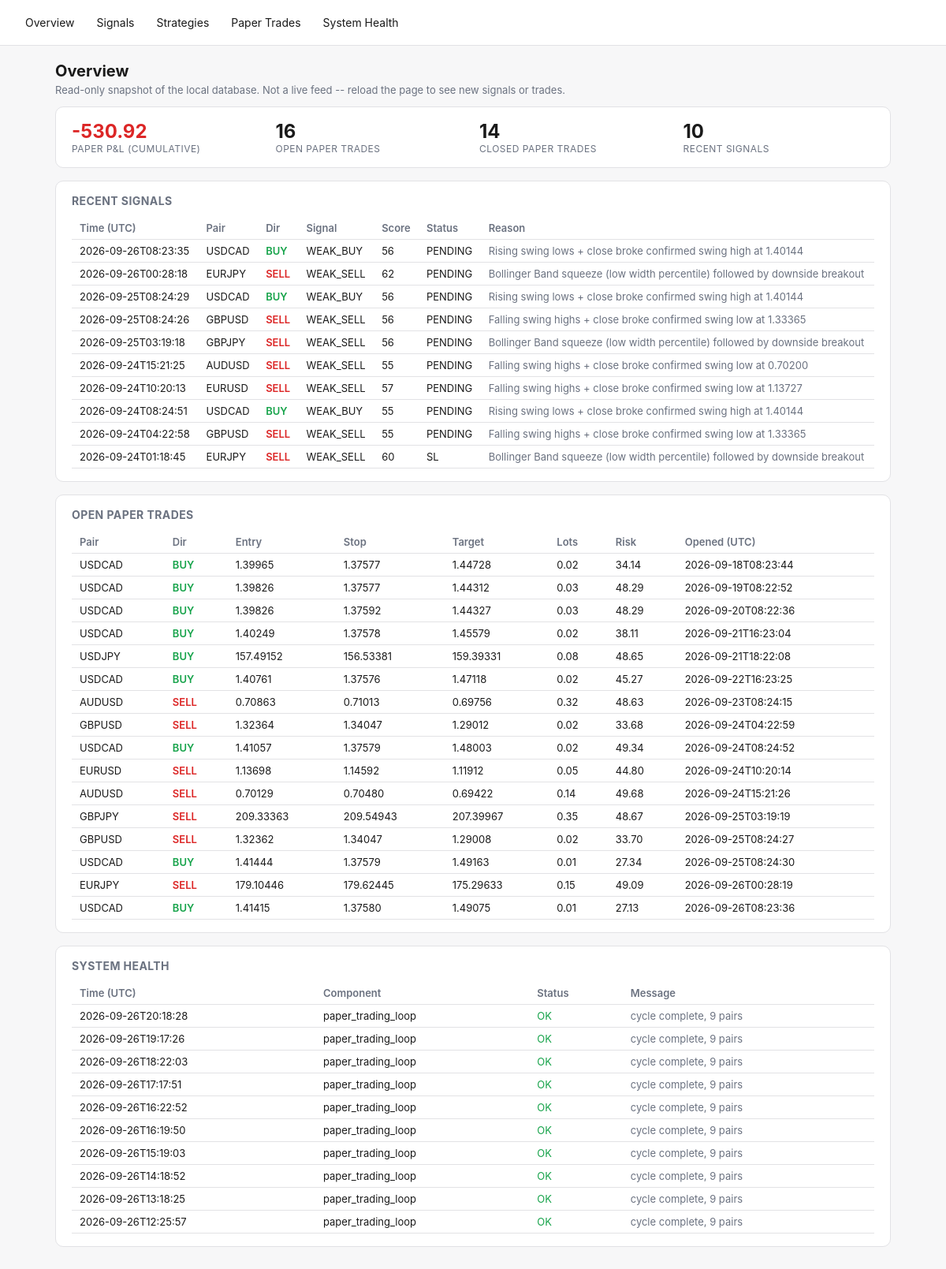
Before: / with the older database file.
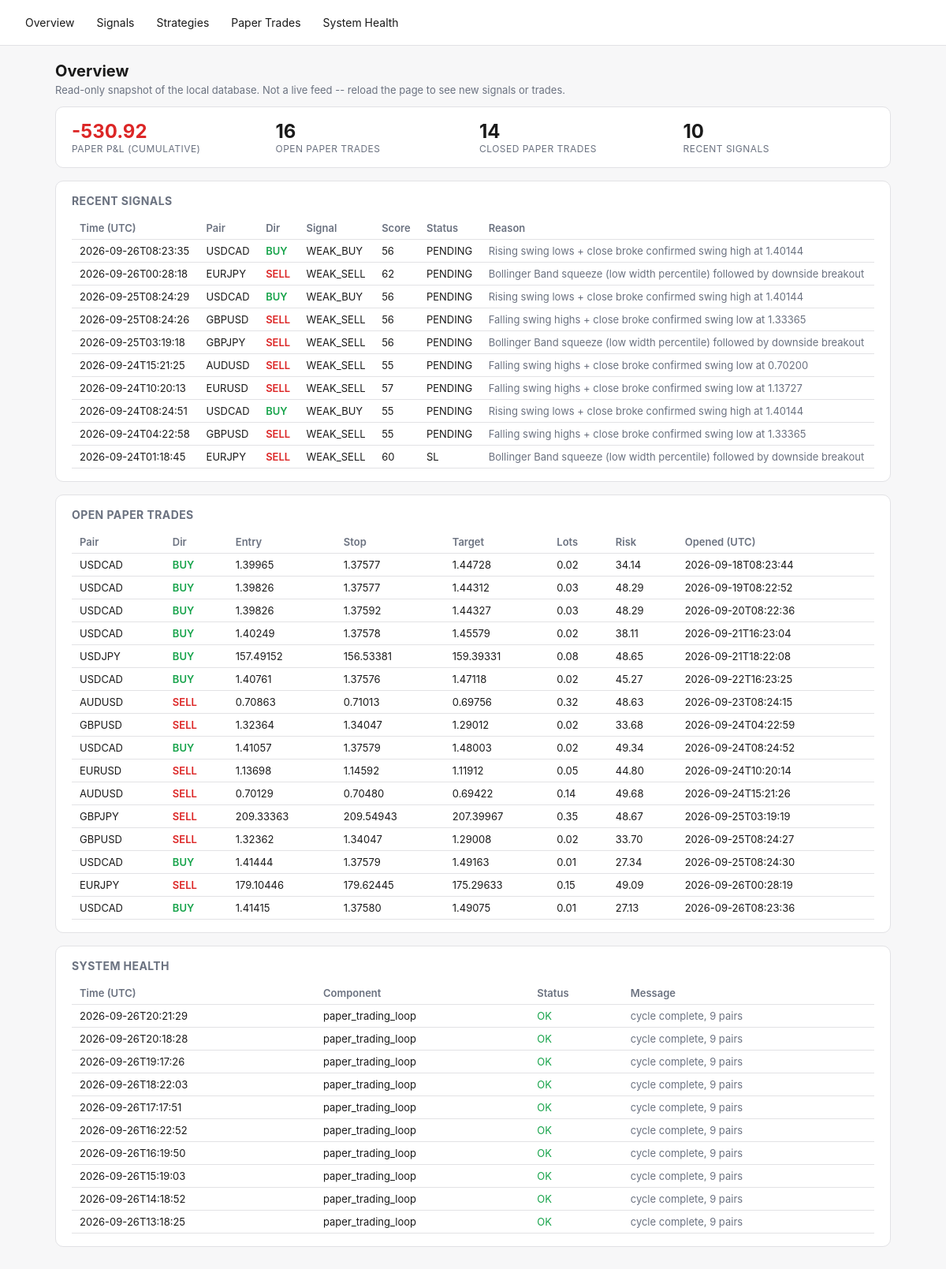
After: the same page with the newer database file.
### tables this page shows
CREATE TABLE signals (
    id TEXT PRIMARY KEY,
    pair TEXT NOT NULL,
    direction TEXT NOT NULL,
    overall_signal TEXT NOT NULL,
    score REAL NOT NULL,
    entry_low REAL, entry_high REAL, stop_loss REAL,
    take_profit_1 REAL, take_profit_2 REAL,
    spread_pips REAL,
    regime TEXT,
    strategies_agree_json TEXT,
    reason TEXT,
    status TEXT NOT NULL DEFAULT 'PENDING',
    created_at TEXT NOT NULL
, timeframe TEXT NOT NULL DEFAULT 'H4');

CREATE TABLE signal_outcomes (
    signal_id TEXT PRIMARY KEY REFERENCES signals(id),
    resolved_at TEXT,
    outcome TEXT,          -- TP | SL | EXPIRED | INVALIDATED
    exit_price REAL,
    pnl_r REAL
);

CREATE TABLE paper_trades (
    id INTEGER PRIMARY KEY AUTOINCREMENT,
    signal_id TEXT REFERENCES signals(id),
    pair TEXT NOT NULL,
    direction TEXT NOT NULL,
    entry_time TEXT NOT NULL,
    entry_price REAL NOT NULL,
    stop_loss REAL NOT NULL,
    take_profit REAL NOT NULL,
    lots REAL,                 -- position size at entry (fx_engine.position_sizing), if it could be computed
    risk_amount REAL,          -- dollar amount risked at entry, lots * stop_distance * pip_value
    exit_time TEXT,
    exit_price REAL,
    exit_reason TEXT,
    pnl_r REAL,
    pnl_amount REAL,           -- real dollar P&L = pnl_r * risk_amount (NULL if risk_amount unknown)
    created_at TEXT NOT NULL
, timeframe TEXT NOT NULL DEFAULT 'H4');

CREATE TABLE system_health (
    id INTEGER PRIMARY KEY AUTOINCREMENT,
    component TEXT NOT NULL,
    status TEXT NOT NULL,       -- OK | WARN | ERROR
    message TEXT,
    checked_at TEXT NOT NULL
);

### fx_engine/dashboard.py (the view)
    @app.route("/")
    def overview():
        d = get_db()
        signals = d.recent_signals(limit=10)
        health = d.recent_health(limit=10)
        open_trades = d.open_paper_trades()
        curve = d.paper_equity_curve()
        latest_equity = curve[-1]["cumulative"] if curve else 0.0
        return render_template(
            "overview.html", signals=signals, health=health, open_trades=open_trades,
            latest_equity=latest_equity, total_closed=len(curve),
        )

### fx_engine/db.py (called while the page is built)
    @contextmanager
    def _conn(self):
        conn = sqlite3.connect(self.path)
        conn.row_factory = sqlite3.Row
        try:
            yield conn
            conn.commit()
        finally:
            conn.close()

    def open_paper_trades(self) -> list[dict]:
        with self._conn() as conn:
            rows = conn.execute("SELECT * FROM paper_trades WHERE exit_time IS NULL").fetchall()
        return [dict(r) for r in rows]

    def recent_signals(self, limit: int = 50) -> list[dict]:
        with self._conn() as conn:
            rows = conn.execute(
                """SELECT s.*, o.outcome, o.pnl_r AS outcome_pnl_r, o.exit_price AS outcome_exit_price
                   FROM signals s LEFT JOIN signal_outcomes o ON o.signal_id = s.id
                   ORDER BY s.created_at DESC LIMIT ?""",
                (limit,),
            ).fetchall()
        return [dict(r) for r in rows]

    def paper_equity_curve(self) -> list[dict]:
        with self._conn() as conn:
            rows = conn.execute(
                """SELECT exit_time, pnl_amount FROM paper_trades
                   WHERE exit_time IS NOT NULL AND pnl_amount IS NOT NULL
                   ORDER BY exit_time ASC"""
            ).fetchall()
        cumulative = 0.0
        curve = []
        for r in rows:
            cumulative += r["pnl_amount"]
            curve.append({"exit_time": r["exit_time"], "pnl_amount": r["pnl_amount"], "cumulative": cumulative})
        return curve

    def recent_health(self, limit: int = 50) -> list[dict]:
        with self._conn() as conn:
            rows = conn.execute(
                "SELECT * FROM system_health ORDER BY id DESC LIMIT ?", (limit,),
            ).fetchall()
        return [dict(r) for r in rows]

### fx_engine/templates/overview.html (shortened to what this page needs)
{% extends "base.html" %}
{% block content %}
<h1>Overview</h1>
<p class="lede">Read-only snapshot of the local database. Not a live feed -- reload the page to see new signals or trades.</p>
<div class="card stat-row">
  <div class="stat">
    <div class="value" style="color:{{ 'var(--green)' if latest_equity >= 0 else 'var(--red)' }}">{{ "%.2f"|format(latest_equity) }}</div>
    <div class="label">Paper P&amp;L (cumulative)</div>
  </div>
  <div class="stat"><div class="value">{{ open_trades|length }}</div><div class="label">Open paper trades</div></div>
  <div class="stat"><div class="value">{{ total_closed }}</div><div class="label">Closed paper trades</div></div>
  <div class="stat"><div class="value">{{ signals|length }}</div><div class="label">Recent signals</div></div>
</div>
<div class="card">
  <h2>Recent Signals</h2>
  <div class="overflow">
  <table>
    <tr><th>Time (UTC)</th><th>Pair</th><th>Dir</th><th>Signal</th><th>Score</th><th>Status</th><th>Reason</th></tr>
    {% for s in signals %}
    <tr>
      <td>{{ s.created_at[:19] }}</td>
      <td>{{ s.pair }}</td>
      <td class="{{ 'buy' if s.direction=='BUY' else 'sell' }}">{{ s.direction }}</td>
      <td>{{ s.overall_signal }}</td>
      <td>{{ "%.0f"|format(s.score) }}</td>
      <td>{{ s.status }}</td>
      <td class="muted">{{ s.reason }}</td>
    </tr>
    {% else %}
    <tr><td colspan="7" class="muted">No signals yet -- run `python -m fx_engine.main signal-once` or `paper`.</td></tr>
    {% endfor %}
  </table>
  </div>
</div>
<div class="card">
  <h2>Open Paper Trades</h2>
  <div class="overflow">
  <table>
    <tr><th>Pair</th><th>Dir</th><th>Entry</th><th>Stop</th><th>Target</th><th>Lots</th><th>Risk</th><th>Opened (UTC)</th></tr>
    {% for t in open_trades %}
    <tr>
      <td>{{ t.pair }}</td>
      <td class="{{ 'buy' if t.direction=='BUY' else 'sell' }}">{{ t.direction }}</td>
      <td>{{ "%.5f"|format(t.entry_price) }}</td>
      <td>{{ "%.5f"|format(t.stop_loss) }}</td>
      <td>{{ "%.5f"|format(t.take_profit) }}</td>
      <td>{{ t.lots if t.lots is not none else "-" }}</td>
      <td>{{ "%.2f"|format(t.risk_amount) if t.risk_amount is not none else "-" }}</td>
      <td>{{ t.entry_time[:19] }}</td>
    </tr>
    {% else %}
    <tr><td colspan="8" class="muted">No open paper trades.</td></tr>
    {% endfor %}
  </table>
  </div>
</div>
<div class="card">
  <h2>System Health</h2>
  <div class="overflow">
  <table>
    <tr><th>Time (UTC)</th><th>Component</th><th>Status</th><th>Message</th></tr>
    {% for h in health %}
    <tr>
      <td>{{ h.checked_at[:19] }}</td>
      <td>{{ h.component }}</td>
      <td class="{{ 'ok' if h.status=='OK' else ('warn' if h.status=='WARN' else 'error') }}">{{ h.status }}</td>
      <td class="muted">{{ h.message }}</td>
    </tr>
    {% else %}
    <tr><td colspan="4" class="muted">No health checks logged yet.</td></tr>
    {% endfor %}
  </table>
  </div>
</div>
{% endblock %}

### fx_engine/templates/base.html (shortened to what this page needs)
<!doctype html>
<html lang="en">
<head>
</head>
<body>
<nav>
  <a href="{{ url_for('overview') }}">Overview</a>
  <a href="{{ url_for('signals_page') }}">Signals</a>
  <a href="{{ url_for('strategies_page') }}">Strategies</a>
  <a href="{{ url_for('paper_trades_page') }}">Paper Trades</a>
  <a href="{{ url_for('health_page') }}">System Health</a>
</nav>
<main>
{% block content %}{% endblock %}
</main>
</body>
</html>

### fx_engine/templates/base.html (style rules this page uses)
:root { --bg:#f7f7f8; --fg:#1a1a1a; --card:#ffffff; --border:#e2e2e5; --accent:#2563eb; --green:#16a34a; --red:#dc2626; --amber:#d97706; --muted:#6b7280; }
* { box-sizing: border-box; }
body { margin:0; font-family:-apple-system,BlinkMacSystemFont,"Segoe UI",sans-serif; background:var(--bg); color:var(--fg); }
nav { display:flex; gap:4px; padding:12px 20px; border-bottom:1px solid var(--border); background:var(--card); flex-wrap:wrap; }
nav a { color:var(--fg); text-decoration:none; padding:8px 12px; border-radius:6px; font-size:14px; }
main { padding:20px; max-width:1100px; margin:0 auto; }
.card { background:var(--card); border:1px solid var(--border); border-radius:10px; padding:16px 20px; margin-bottom:16px; }
table { width:100%; border-collapse:collapse; font-size:13px; }
th, td { text-align:left; padding:6px 10px; border-bottom:1px solid var(--border); white-space:nowrap; }
th { color:var(--muted); font-weight:600; }
.buy { color:var(--green); font-weight:600; }
.sell { color:var(--red); font-weight:600; }
.ok { color:var(--green); }
.muted { color:var(--muted); }
.stat-row { display:flex; gap:16px; flex-wrap:wrap; }
.stat { flex:1; min-width:140px; }
.stat .value { font-size:24px; font-weight:700; }
.stat .label { font-size:12px; color:var(--muted); text-transform:uppercase; letter-spacing:.04em; }
h1 { font-size:20px; margin:0 0 4px; }
h2 { font-size:14px; margin:0 0 12px; color:var(--muted); text-transform:uppercase; letter-spacing:.03em; }
p.lede { color:var(--muted); font-size:13px; margin-top:0; }
.overflow { overflow-x:auto; }

Changed rows visible on the page:
no longer on this page (row unchanged): system_health: checked_at "2026-09-26T12:25:57", component "paper_trading_loop", status "OK", message "cycle complete, 9 pairs"
added system_health: checked_at "2026-09-26T20:21:29", component "paper_trading_loop", status "OK", message "cycle complete, 9 pairs"
